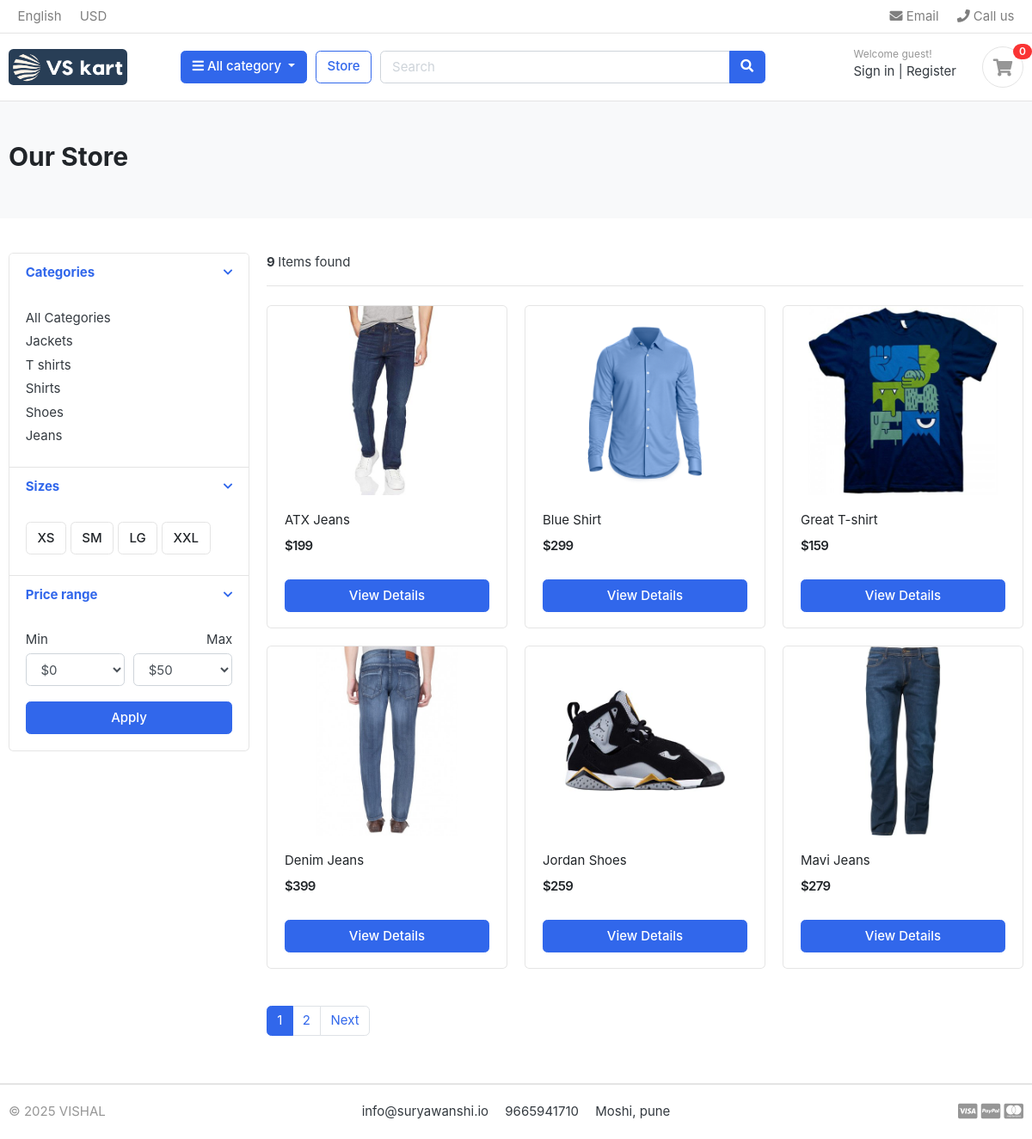
/store/, run on the app's committed database.
### category/models.py (models this page shows, shortened)
class Category(models.Model):
    category_name = models.CharField(max_length=50 , unique=True)
    slug = models.SlugField(max_length=100, unique=True)
    description = models.TextField(max_length=255, blank=True)
    cat_image = models.ImageField(upload_to='photos/categories', blank=True)
    class Meta:
        verbose_name = 'category'
        verbose_name_plural = 'categories'
    def get_url(self):
        return reverse('products_by_category',args=[self.slug])

### store/models.py (models this page shows, shortened)
class Products(models.Model):
  product_name = models.CharField(max_length=200 , unique=True)
  slug = models.SlugField(max_length=200 , unique=True)
  description = models.TextField(max_length=500 , blank=True)
  price = models.IntegerField()
  image = models.ImageField(upload_to='photos/products')
  stock = models.IntegerField()
  is_available = models.BooleanField(default=True)
  category = models.ForeignKey('category.Category', on_delete=models.CASCADE)
  created_date = models.DateTimeField(auto_now_add=True)
  modified_date = models.DateTimeField(auto_now=True)
  def get_url(self):
    return reverse('product_detail',args=[self.category.slug,self.slug])

### store/views.py (the view)
# urls.py: path('store/', include('store.urls')),
def store(request,category_slug=None):
    categoiries = None
    products = None
    if category_slug != None:
        categoiries = get_object_or_404(Category,slug=category_slug)
        products = Products.objects.filter(category=categoiries,is_available=True)
        paginator = Paginator(products,6)
        page = request.GET.get('page')
        paged_product = paginator.get_page(page)
    else:
        products = Products.objects.all().filter(is_available=True).order_by('id')
        paginator = Paginator(products,6)
        page = request.GET.get('page')
        paged_product =paginator.get_page(page)
    products_count = products.count()
    context = {
        'products': paged_product,
        'products_count': products_count,
    }
    return render(request, 'store/store.html', context)

### carts/context_processors.py (called while the page is built)
def counter(request):
    if 'admin' in request.path:
        return {}
    else:
        try:
            cart_count = 0
            cart = Cart.objects.filter(cart_id=_Cart_id(request))
            cart_items = CartItem.objects.all().filter(cart=cart[:1])
            for cart_item in cart_items:
                cart_count += cart_item.quantity
        except Cart.DoesNotExist:
            cart_count = 0
    return dict(cart_count=cart_count)

### carts/views.py (called while the page is built)
def _Cart_id(request):
    cart = request.session.session_key
    if not cart:
        cart = request.session.create()
    return cart

### category/context_processors.py (called while the page is built)
def menu_links(request):
    links = Category.objects.all()
    return dict(links = links)

### templates/store/store.html (shortened to what this page needs)
{% extends 'base.html' %} {% load static %} {% block content %}
<section class="section-pagetop bg">
  <div class="container">
    <h2 class="title-page">Our Store</h2>
  </div>
</section>
<section class="section-content padding-y">
  <div class="container">
    <div class="row">
      <aside class="col-md-3">
        <div class="card">
          <article class="filter-group">
            <header class="card-header">
              <a
                href="#"
                data-toggle="collapse"
                data-target="#collapse_1"
                aria-expanded="true"
                class=""
              >
                <i class="icon-control fa fa-chevron-down"></i>
                <h6 class="title">Categories</h6>
              </a>
            </header>
            <div class="filter-content collapse show" id="collapse_1">
              <div class="card-body">
                <ul class="list-menu">
                  <li><a href="{% url 'store' %}"> All Categories</a></li>
                  {% for link in links %}
                  <li><a href="{{ link.get_url }}"> {{ link.category_name }}</a></li>
                  {% endfor %}
                </ul>
              </div>
            </div>
          </article>
          <article class="filter-group">
            <header class="card-header">
              <a
                href="#"
                data-toggle="collapse"
                data-target="#collapse_4"
                aria-expanded="true"
                class=""
              >
                <i class="icon-control fa fa-chevron-down"></i>
                <h6 class="title">Sizes</h6>
              </a>
            </header>
            <div class="filter-content collapse show" id="collapse_4">
              <div class="card-body">
                <label class="checkbox-btn">
                  <span class="btn btn-light"> XS </span>
                </label>
                <label class="checkbox-btn">
                  <span class="btn btn-light"> SM </span>
                </label>
                <label class="checkbox-btn">
                  <span class="btn btn-light"> LG </span>
                </label>
                <label class="checkbox-btn">
                  <span class="btn btn-light"> XXL </span>
                </label>
              </div>
            </div>
          </article>
          <article class="filter-group">
            <header class="card-header">
              <a
                href="#"
                data-toggle="collapse"
                data-target="#collapse_3"
                aria-expanded="true"
                class=""
              >
                <i class="icon-control fa fa-chevron-down"></i>
                <h6 class="title">Price range</h6>
              </a>
            </header>
            <div class="filter-content collapse show" id="collapse_3">
              <div class="card-body">
                <div class="form-row">
                  <div class="form-group col-md-6">
                    <label>Min</label>
                    <select class="mr-2 form-control">
                      <option value="0">$0</option>
                    </select>
                  </div>
                  <div class="form-group text-right col-md-6">
                    <label>Max</label>
                    <select class="mr-2 form-control">
                      <option value="50">$50</option>
                    </select>
                  </div>
                </div>
                <button class="btn btn-block btn-primary">Apply</button>
              </div>
            </div>
          </article>
        </div>
      </aside>
      <main class="col-md-9">
        <header class="border-bottom mb-4 pb-3">
          <div class="form-inline">
            <span class="mr-md-auto"> <b> {{products_count}} </b>Items found </span>
          </div>
        </header>
        <div class="row">
          {% if products %}
          {% for product in products %}
          <div class="col-md-4">
            <figure class="card card-product-grid">
              <a href="{{ product.get_url }}">
              <div class="img-wrap">
                <img src="{{ product.image.url }}" />
              </div>
              </a>
              <figcaption class="info-wrap">
                <div class="fix-height">
                  <a href="{{ product.get_url }}" class="title"
                    >{{ product.product_name }}</a
                  >
                  <div class="price-wrap mt-2">
                    <span class="price">${{product.price}}</span>
                  </div>
                </div>
                <a href=" {{ product.get_url }} " class="btn btn-block btn-primary">View Details </a>
              </figcaption>
            </figure>
          </div>
          {% endfor %}
          {% else %}
            <div>
              <h3> No result found.Please try again.</h3>
            </div>
          {% endif %}
        </div>
        <nav class="mt-4" aria-label="Page navigation sample">
          {% if products.has_other_pages %}
          <ul class="pagination">
            {% for i in products.paginator.page_range %}
              {% if products.number == i %}
            <li class="page-item active">
              <a class="page-link" href="#"> {{i}} </a>
            </li>
            {%  else %}
            <li class="page-item">
              <a class="page-link" href="?page={{i}}"> {{i}} </a>
            </li>
              {% endif %}
            {% endfor%}
            {% if products.has_next %}
            <li class="page-item"><a class="page-link" href="?page={{products.next_page_number}}">Next</a></li>
            {% endif %}
          </ul>
          {% endif %}
        </nav>
      </main>
    </div>
  </div>
</section>
{%endblock%}

### static/css/ui.css (style rules this page uses)
html { font-family: "Inter", sans-serif; font-size: 15px; }
.img-wrap { text-align: center; display: block; }
.img-wrap img { max-width: 100%; }
.price-wrap { letter-spacing: -0.7px; }
.padding-y { padding-top: 40px; padding-bottom: 40px; }
figure { margin-bottom: 0; }
article:after, .form-group:after { display: block; clear: both; content: ""; }
.bg { background-color: #f8f9fa; }
.title-page { color: #212529; }
.btn-light { background-color: #fff; border-color: #e4e4e4; }
[class*=list-] li:after { visibility: hidden; display: block; content: ""; overflow: hidden; height: 0; clear: both; }
.list-menu { list-style: none; margin: 0; padding-left: 0; }
.list-menu li { margin-bottom: 5px; }
.list-menu a { color: #343a40; }
[class*=card-product] a.title { color: #212529; display: block; }
[class*=card-product] .img-wrap { overflow: hidden; position: relative; }
[class*=card-product] .img-wrap img { height: 100%; max-width: 100%; width: auto; display: inline-block; -o-object-fit: cover; object-fit: cover; }
.card-product-grid { margin-bottom: 20px; }
.card-product-grid .img-wrap { border-radius: 0.2rem 0.2rem 0 0; height: 220px; }
.card-product-grid .info-wrap { overflow: hidden; padding: 18px 20px; }
.card-product-grid .fix-height { height: 80px; overflow: hidden; }
.card .img-wrap { overflow: hidden; }
.price { font-weight: 600; color: #212529; }
.icon-control { margin-top: 5px; float: right; font-size: 80%; }
.card-header .title { margin-bottom: 0; line-height: 1.5; }
.filter-group { border-bottom: 1px solid #e4e4e4; }
.filter-group .card-header { border-bottom: 0; }
.filter-group:last-child { border-bottom: 0; }
.checkbox-btn { position: relative; }
.section-pagetop { padding: 45px 0; }

### data on the page
Category: category_name "Jackets"
Category: category_name "T shirts"
Category: category_name "Shirts"
Category: category_name "Shoes"
Category: category_name "Jeans"
Products: image (picture), product_name "ATX Jeans", price "199"
Products: image (picture), product_name "Blue Shirt", price "299"
Products: image (picture), product_name "Great T-shirt", price "159"
Products: image (picture), product_name "Denim Jeans", price "399"
Products: image (picture), product_name "Jordan Shoes", price "259"
Products: image (picture), product_name "Mavi Jeans", price "279"

### other printed values
{{ cart_count }} "0"
{{ products_count }} "9"
{{ i }} "1"
{{ i }} "2"
